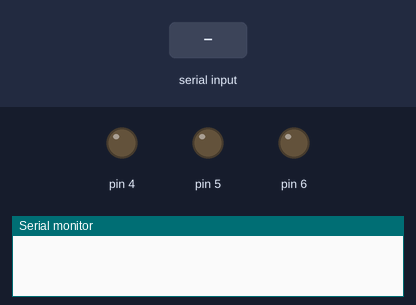
Bench run of a sketch on a simulated Arduino Uno, built with avr-gcc and run on an emulated ATmega328P. On the bench: output pins drawn as LEDs (lit = HIGH), the last lines printed to the serial monitor. The inputs (shaded band) are chosen by the test bench.

Above: at 1.2 s.
1.3 s: "n" received over Serial
At 2.1 s:
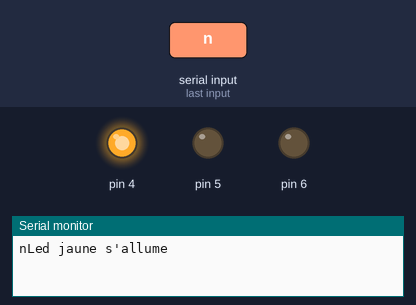
2.8 s: "i" received over Serial
At 3.3 s:
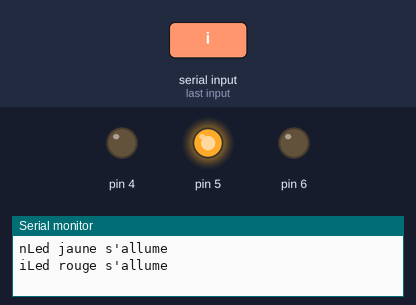
4.3 s: "a" received over Serial
At 5.6 s:
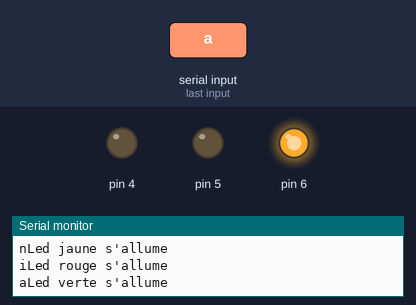
Timing chart, 0 to 7.3 s (numbered marks = the images above; inputs shaded):
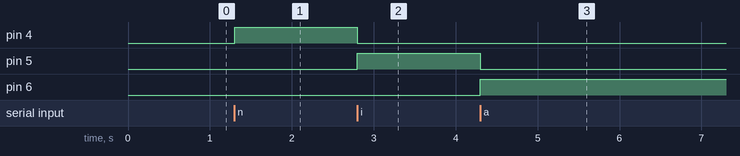

Measured:
- after the input at 1.3 s, pin 4: LOW → HIGH at once
- after the input at 2.8 s, pin 4: HIGH → LOW at once; pin 5: LOW → HIGH at once
- after the input at 4.3 s, pin 5: HIGH → LOW at once; pin 6: LOW → HIGH at once

The sketch:

serial_clavier.ino
```cpp
char lireDonnes;
void setup() {
  // put your setup code here, to run once:
pinMode(4,OUTPUT);
pinMode(5,OUTPUT);
pinMode(6,OUTPUT);
Serial.begin(9600);

}

void loop() {
  // put your main code here, to run repeatedly:
if (Serial.available()>0)
{
lireDonnes = Serial.read();
Serial.print(lireDonnes);
if(lireDonnes == 'n'){
digitalWrite(4,HIGH);
digitalWrite(5,LOW);
digitalWrite(6,LOW);
Serial.println("Led jaune s'allume");
}
if(lireDonnes == 'i'){
digitalWrite(5,HIGH);
digitalWrite(4,LOW);
digitalWrite(6,LOW);
Serial.println("Led rouge s'allume");

}
  if(lireDonnes == 'a'){

digitalWrite(6,HIGH);
digitalWrite(5,LOW);
digitalWrite(4,LOW);
Serial.println("Led verte s'allume");

}}}
```
